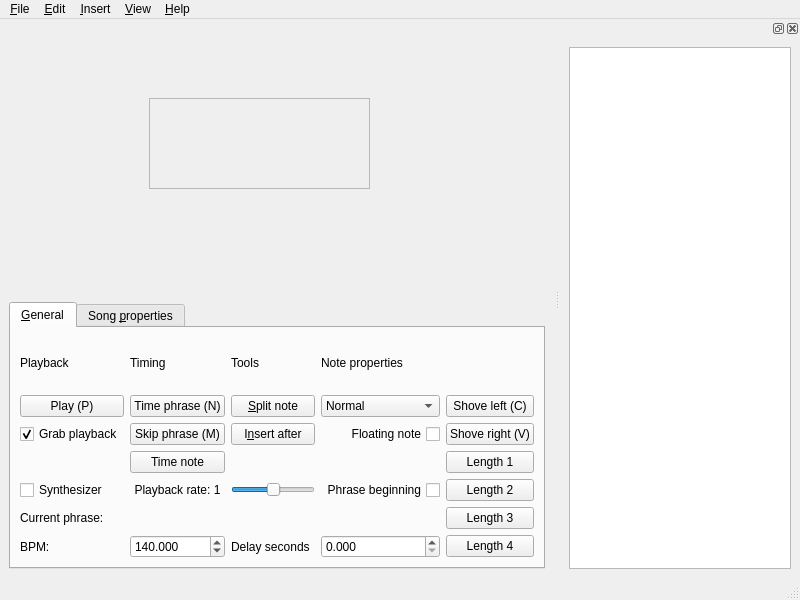
<?xml version="1.0" encoding="UTF-8"?>
<ui version="4.0">
 <class>EditorApp</class>
 <widget class="QMainWindow" name="EditorApp">
  <property name="geometry">
   <rect>
    <x>0</x>
    <y>0</y>
    <width>800</width>
    <height>600</height>
   </rect>
  </property>
  <property name="sizePolicy">
   <sizepolicy hsizetype="MinimumExpanding" vsizetype="MinimumExpanding">
    <horstretch>0</horstretch>
    <verstretch>0</verstretch>
   </sizepolicy>
  </property>
  <property name="minimumSize">
   <size>
    <width>600</width>
    <height>500</height>
   </size>
  </property>
  <property name="windowTitle">
   <string>Editor</string>
  </property>
  <widget class="QWidget" name="centralwidget">
   <layout class="QVBoxLayout" name="verticalLayout_2">
    <item>
     <widget class="QFrame" name="topFrame">
      <property name="sizePolicy">
       <sizepolicy hsizetype="Expanding" vsizetype="Expanding">
        <horstretch>0</horstretch>
        <verstretch>0</verstretch>
       </sizepolicy>
      </property>
      <property name="frameShape">
       <enum>QFrame::NoFrame</enum>
      </property>
      <property name="frameShadow">
       <enum>QFrame::Plain</enum>
      </property>
      <widget class="QScrollArea" name="noteGraphScroller">
       <property name="geometry">
        <rect>
         <x>140</x>
         <y>70</y>
         <width>221</width>
         <height>91</height>
        </rect>
       </property>
       <property name="widgetResizable">
        <bool>true</bool>
       </property>
       <widget class="QWidget" name="noteGraphScrollerContents">
        <property name="geometry">
         <rect>
          <x>0</x>
          <y>0</y>
          <width>219</width>
          <height>89</height>
         </rect>
        </property>
       </widget>
      </widget>
     </widget>
    </item>
    <item>
     <widget class="QTabWidget" name="tabWidget">
      <property name="maximumSize">
       <size>
        <width>16777215</width>
        <height>300</height>
       </size>
      </property>
      <property name="currentIndex">
       <number>0</number>
      </property>
      <widget class="QWidget" name="tabGeneral">
       <attribute name="title">
        <string>&amp;General</string>
       </attribute>
       <attribute name="toolTip">
        <string>General</string>
       </attribute>
       <attribute name="whatsThis">
        <string>This tab contains playback, timing and note manipulation tools.</string>
       </attribute>
       <layout class="QGridLayout" name="gridLayout">
        <item row="0" column="3">
         <widget class="QLabel" name="lblNoteProperties">
          <property name="layoutDirection">
           <enum>Qt::LeftToRight</enum>
          </property>
          <property name="text">
           <string>Note properties</string>
          </property>
         </widget>
        </item>
        <item row="3" column="1">
         <widget class="QPushButton" name="cmdTimeNote">
          <property name="text">
           <string>Time note</string>
          </property>
         </widget>
        </item>
        <item row="4" column="0">
         <widget class="QCheckBox" name="chkSynth">
          <property name="toolTip">
           <string>Synthesize and play notes during playback</string>
          </property>
          <property name="text">
           <string>Synthesizer</string>
          </property>
         </widget>
        </item>
        <item row="2" column="3">
         <widget class="QCheckBox" name="chkFloating">
          <property name="toolTip">
           <string>Floating notes automatically adjust with regards to neighbours</string>
          </property>
          <property name="layoutDirection">
           <enum>Qt::RightToLeft</enum>
          </property>
          <property name="text">
           <string>Floating note</string>
          </property>
         </widget>
        </item>
        <item row="0" column="1">
         <widget class="QLabel" name="lblTiming">
          <property name="text">
           <string>Timing</string>
          </property>
         </widget>
        </item>
        <item row="0" column="0">
         <widget class="QLabel" name="lblPlayback">
          <property name="text">
           <string>Playback</string>
          </property>
         </widget>
        </item>
        <item row="1" column="3">
         <widget class="QComboBox" name="cmbNoteType">
          <property name="toolTip">
           <string>Note type</string>
          </property>
          <property name="statusTip">
           <string>Choose what kind of note the selection should be.</string>
          </property>
          <property name="editable">
           <bool>false</bool>
          </property>
          <item>
           <property name="text">
            <string>Normal</string>
           </property>
          </item>
          <item>
           <property name="text">
            <string>Golden</string>
           </property>
          </item>
          <item>
           <property name="text">
            <string>Freestyle</string>
           </property>
          </item>
         </widget>
        </item>
        <item row="4" column="1">
         <widget class="QLabel" name="labelPlayBackRate">
          <property name="sizePolicy">
           <sizepolicy hsizetype="Minimum" vsizetype="Fixed">
            <horstretch>0</horstretch>
            <verstretch>0</verstretch>
           </sizepolicy>
          </property>
          <property name="text">
           <string>Playback rate: 1</string>
          </property>
          <property name="alignment">
           <set>Qt::AlignCenter</set>
          </property>
         </widget>
        </item>
        <item row="8" column="0">
         <widget class="QLabel" name="labelBPM">
          <property name="layoutDirection">
           <enum>Qt::RightToLeft</enum>
          </property>
          <property name="text">
           <string>BPM:</string>
          </property>
         </widget>
        </item>
        <item row="2" column="2">
         <widget class="QPushButton" name="cmdInsert">
          <property name="toolTip">
           <string>Insert new notes after the selected one</string>
          </property>
          <property name="text">
           <string>I&amp;nsert after</string>
          </property>
         </widget>
        </item>
        <item row="2" column="0">
         <widget class="QCheckBox" name="chkGrabSeekHandle">
          <property name="toolTip">
           <string>Make sure the playback cursor is always visible</string>
          </property>
          <property name="text">
           <string>Grab playback</string>
          </property>
          <property name="checked">
           <bool>true</bool>
          </property>
         </widget>
        </item>
        <item row="8" column="3">
         <widget class="QDoubleSpinBox" name="spinBoxDelay">
          <property name="decimals">
           <number>3</number>
          </property>
          <property name="maximum">
           <double>999.990000000000009</double>
          </property>
          <property name="singleStep">
           <double>0.010000000000000</double>
          </property>
         </widget>
        </item>
        <item row="1" column="1">
         <widget class="QPushButton" name="cmdTimeSentence">
          <property name="toolTip">
           <string>Set selected note start to cursor position and move to next phrase start</string>
          </property>
          <property name="layoutDirection">
           <enum>Qt::LeftToRight</enum>
          </property>
          <property name="text">
           <string>Time phrase (N)</string>
          </property>
          <property name="shortcut">
           <string>N</string>
          </property>
         </widget>
        </item>
        <item row="2" column="1">
         <widget class="QPushButton" name="cmdSkipSentence">
          <property name="toolTip">
           <string>Skip to next phrase start without timing</string>
          </property>
          <property name="text">
           <string>Skip phrase (M)</string>
          </property>
          <property name="shortcut">
           <string>M</string>
          </property>
         </widget>
        </item>
        <item row="1" column="0">
         <widget class="QPushButton" name="cmdPlay">
          <property name="toolTip">
           <string>Play/pause the music file</string>
          </property>
          <property name="text">
           <string>Play (P)</string>
          </property>
          <property name="shortcut">
           <string>P</string>
          </property>
         </widget>
        </item>
        <item row="1" column="2">
         <widget class="QPushButton" name="cmdSplit">
          <property name="toolTip">
           <string>Split selected note into two new ones</string>
          </property>
          <property name="text">
           <string>&amp;Split note</string>
          </property>
         </widget>
        </item>
        <item row="0" column="2">
         <widget class="QLabel" name="lblTools">
          <property name="text">
           <string>Tools</string>
          </property>
         </widget>
        </item>
        <item row="2" column="4">
         <widget class="QPushButton" name="cmdShoveRight">
          <property name="text">
           <string>Shove right (V)</string>
          </property>
          <property name="shortcut">
           <string>V</string>
          </property>
         </widget>
        </item>
        <item row="4" column="2">
         <widget class="QSlider" name="sliderPlaybackRate">
          <property name="sizePolicy">
           <sizepolicy hsizetype="Minimum" vsizetype="Fixed">
            <horstretch>0</horstretch>
            <verstretch>0</verstretch>
           </sizepolicy>
          </property>
          <property name="minimum">
           <number>50</number>
          </property>
          <property name="maximum">
           <number>150</number>
          </property>
          <property name="value">
           <number>100</number>
          </property>
          <property name="orientation">
           <enum>Qt::Horizontal</enum>
          </property>
         </widget>
        </item>
        <item row="4" column="4">
         <widget class="QPushButton" name="cmdLength2">
          <property name="text">
           <string>Length 2</string>
          </property>
          <property name="shortcut">
           <string>2</string>
          </property>
         </widget>
        </item>
        <item row="7" column="0" colspan="4">
         <widget class="QLabel" name="lblCurrentSentence">
          <property name="text">
           <string>Current phrase:</string>
          </property>
         </widget>
        </item>
        <item row="7" column="4">
         <widget class="QPushButton" name="cmdLength3">
          <property name="text">
           <string>Length 3</string>
          </property>
          <property name="shortcut">
           <string>3</string>
          </property>
         </widget>
        </item>
        <item row="1" column="4">
         <widget class="QPushButton" name="cmdShoveLeft">
          <property name="toolTipDuration">
           <number>-4</number>
          </property>
          <property name="text">
           <string>Shove left (C)</string>
          </property>
          <property name="shortcut">
           <string>C</string>
          </property>
         </widget>
        </item>
        <item row="8" column="4">
         <widget class="QPushButton" name="cmdLength4">
          <property name="text">
           <string>Length 4</string>
          </property>
          <property name="shortcut">
           <string>4</string>
          </property>
         </widget>
        </item>
        <item row="3" column="4">
         <widget class="QPushButton" name="cmdLength1">
          <property name="text">
           <string>Length 1</string>
          </property>
          <property name="shortcut">
           <string>1</string>
          </property>
         </widget>
        </item>
        <item row="4" column="3">
         <widget class="QCheckBox" name="chkLineBreak">
          <property name="toolTip">
           <string>Check to start a new phrase with selected note</string>
          </property>
          <property name="layoutDirection">
           <enum>Qt::RightToLeft</enum>
          </property>
          <property name="text">
           <string>Phrase beginning</string>
          </property>
         </widget>
        </item>
        <item row="8" column="2">
         <widget class="QLabel" name="labelDelay">
          <property name="layoutDirection">
           <enum>Qt::RightToLeft</enum>
          </property>
          <property name="text">
           <string>Delay seconds</string>
          </property>
         </widget>
        </item>
        <item row="8" column="1">
         <widget class="QDoubleSpinBox" name="spinBoxBPM">
          <property name="decimals">
           <number>3</number>
          </property>
          <property name="maximum">
           <double>9999.989999999999782</double>
          </property>
          <property name="value">
           <double>140.000000000000000</double>
          </property>
         </widget>
        </item>
       </layout>
      </widget>
      <widget class="QWidget" name="tabSong">
       <attribute name="title">
        <string>Song &amp;properties</string>
       </attribute>
       <attribute name="toolTip">
        <string>Song properties</string>
       </attribute>
       <attribute name="whatsThis">
        <string>This tab lets you to configure the song metadata</string>
       </attribute>
       <layout class="QGridLayout" name="gridLayout_5" columnstretch="10,70,10,20">
        <item row="0" column="0">
         <widget class="QLabel" name="label">
          <property name="text">
           <string>Title</string>
          </property>
         </widget>
        </item>
        <item row="0" column="1">
         <widget class="QLineEdit" name="txtTitle"/>
        </item>
        <item row="0" column="2">
         <widget class="QLabel" name="label_9">
          <property name="text">
           <string>Genre</string>
          </property>
          <property name="alignment">
           <set>Qt::AlignRight|Qt::AlignTrailing|Qt::AlignVCenter</set>
          </property>
         </widget>
        </item>
        <item row="0" column="3">
         <widget class="QLineEdit" name="txtGenre"/>
        </item>
        <item row="1" column="0">
         <widget class="QLabel" name="label_2">
          <property name="text">
           <string>Artist</string>
          </property>
         </widget>
        </item>
        <item row="1" column="1">
         <widget class="QLineEdit" name="txtArtist"/>
        </item>
        <item row="1" column="2">
         <widget class="QLabel" name="label_10">
          <property name="text">
           <string>Year</string>
          </property>
          <property name="alignment">
           <set>Qt::AlignRight|Qt::AlignTrailing|Qt::AlignVCenter</set>
          </property>
         </widget>
        </item>
        <item row="1" column="3">
         <widget class="QLineEdit" name="txtYear"/>
        </item>
        <item row="2" column="0">
         <widget class="QLabel" name="label_7">
          <property name="text">
           <string>Music</string>
          </property>
         </widget>
        </item>
        <item row="2" column="1">
         <widget class="QLabel" name="valMusicFile">
          <property name="toolTip">
           <string>Path to the music file</string>
          </property>
          <property name="text">
           <string>No music</string>
          </property>
         </widget>
        </item>
        <item row="3" column="1">
         <spacer name="verticalSpacer_2">
          <property name="orientation">
           <enum>Qt::Vertical</enum>
          </property>
          <property name="sizeHint" stdset="0">
           <size>
            <width>20</width>
            <height>40</height>
           </size>
          </property>
         </spacer>
        </item>
        <item row="2" column="3">
         <widget class="QPushButton" name="cmdMusicFile">
          <property name="toolTip">
           <string>Change music file...</string>
          </property>
          <property name="text">
           <string>Load music...</string>
          </property>
         </widget>
        </item>
       </layout>
      </widget>
     </widget>
    </item>
   </layout>
  </widget>
  <widget class="QMenuBar" name="menubar">
   <property name="geometry">
    <rect>
     <x>0</x>
     <y>0</y>
     <width>800</width>
     <height>22</height>
    </rect>
   </property>
   <widget class="QMenu" name="menuFile">
    <property name="title">
     <string>&amp;File</string>
    </property>
    <widget class="QMenu" name="menuExport">
     <property name="title">
      <string>Expo&amp;rt</string>
     </property>
     <addaction name="actionSingStarXML"/>
     <addaction name="actionUltraStarTXT"/>
     <addaction name="actionFoFMIDI"/>
     <addaction name="separator"/>
     <addaction name="actionLRC"/>
     <addaction name="actionEnhanced_LRC"/>
     <addaction name="separator"/>
     <addaction name="actionSoramimiTXT"/>
     <addaction name="separator"/>
     <addaction name="actionLyricsToFile"/>
     <addaction name="actionLyricsToClipboard"/>
    </widget>
    <addaction name="actionNew"/>
    <addaction name="actionOpen"/>
    <addaction name="separator"/>
    <addaction name="actionSave"/>
    <addaction name="actionSaveAs"/>
    <addaction name="separator"/>
    <addaction name="menuExport"/>
    <addaction name="separator"/>
    <addaction name="actionExit"/>
   </widget>
   <widget class="QMenu" name="menuEdit">
    <property name="title">
     <string>&amp;Edit</string>
    </property>
    <widget class="QMenu" name="menuPreferences">
     <property name="title">
      <string>P&amp;references</string>
     </property>
     <addaction name="actionAntiAliasing"/>
    </widget>
    <addaction name="actionUndo"/>
    <addaction name="actionRedo"/>
    <addaction name="separator"/>
    <addaction name="actionCut"/>
    <addaction name="actionCopy"/>
    <addaction name="actionPaste"/>
    <addaction name="actionDelete"/>
    <addaction name="separator"/>
    <addaction name="actionSelectAll"/>
    <addaction name="actionSelectAllAfter"/>
    <addaction name="separator"/>
    <addaction name="menuPreferences"/>
   </widget>
   <widget class="QMenu" name="menuHelp">
    <property name="title">
     <string>&amp;Help</string>
    </property>
    <addaction name="actionHelp"/>
    <addaction name="actionGettingStarted"/>
    <addaction name="actionWhatsThis"/>
    <addaction name="separator"/>
    <addaction name="actionAboutQt"/>
    <addaction name="actionAbout"/>
   </widget>
   <widget class="QMenu" name="menuInsert">
    <property name="title">
     <string>&amp;Insert</string>
    </property>
    <addaction name="actionMusicFile"/>
    <addaction name="actionAdditionalMusicFile"/>
    <addaction name="separator"/>
    <addaction name="actionLyricsFromFile"/>
    <addaction name="actionLyricsFromClipboard"/>
    <addaction name="actionLyricsFromLRCFile"/>
   </widget>
   <widget class="QMenu" name="menu_View">
    <property name="title">
     <string>&amp;View</string>
    </property>
    <addaction name="actionZoomIn"/>
    <addaction name="actionZoomOut"/>
    <addaction name="actionResetZoom"/>
   </widget>
   <addaction name="menuFile"/>
   <addaction name="menuEdit"/>
   <addaction name="menuInsert"/>
   <addaction name="menu_View"/>
   <addaction name="menuHelp"/>
  </widget>
  <widget class="QStatusBar" name="statusbar"/>
  <widget class="QDockWidget" name="helpDock">
   <property name="enabled">
    <bool>true</bool>
   </property>
   <attribute name="dockWidgetArea">
    <number>2</number>
   </attribute>
   <widget class="QWidget" name="dockWidgetContents">
    <layout class="QVBoxLayout" name="verticalLayout">
     <item>
      <widget class="QTextBrowser" name="helpBrowser">
       <property name="sizePolicy">
        <sizepolicy hsizetype="Expanding" vsizetype="Expanding">
         <horstretch>0</horstretch>
         <verstretch>0</verstretch>
        </sizepolicy>
       </property>
       <property name="source">
        <url>
         <string>qrc:/docs/helpindex.html</string>
        </url>
       </property>
       <property name="openExternalLinks">
        <bool>true</bool>
       </property>
      </widget>
     </item>
    </layout>
   </widget>
  </widget>
  <action name="actionAbout">
   <property name="text">
    <string>&amp;About...</string>
   </property>
  </action>
  <action name="actionNew">
   <property name="text">
    <string>&amp;New</string>
   </property>
   <property name="shortcut">
    <string>Ctrl+N</string>
   </property>
  </action>
  <action name="actionOpen">
   <property name="text">
    <string>&amp;Open...</string>
   </property>
   <property name="shortcut">
    <string>Ctrl+O</string>
   </property>
  </action>
  <action name="actionSave">
   <property name="text">
    <string>&amp;Save</string>
   </property>
   <property name="shortcut">
    <string>Ctrl+S</string>
   </property>
  </action>
  <action name="actionSaveAs">
   <property name="text">
    <string>S&amp;ave as...</string>
   </property>
  </action>
  <action name="actionExit">
   <property name="text">
    <string>E&amp;xit</string>
   </property>
   <property name="shortcut">
    <string>Ctrl+Q</string>
   </property>
  </action>
  <action name="actionUndo">
   <property name="enabled">
    <bool>false</bool>
   </property>
   <property name="text">
    <string>&amp;Undo</string>
   </property>
   <property name="shortcut">
    <string>Ctrl+Z</string>
   </property>
  </action>
  <action name="actionRedo">
   <property name="enabled">
    <bool>false</bool>
   </property>
   <property name="text">
    <string>&amp;Redo</string>
   </property>
   <property name="shortcut">
    <string>Ctrl+Shift+Z</string>
   </property>
  </action>
  <action name="actionSingStarXML">
   <property name="text">
    <string>&amp;SingStar XML...</string>
   </property>
  </action>
  <action name="actionLyricsToFile">
   <property name="text">
    <string>Lyrics to fi&amp;le...</string>
   </property>
  </action>
  <action name="actionLyricsToClipboard">
   <property name="text">
    <string>Lyrics to &amp;clipboard</string>
   </property>
  </action>
  <action name="actionMusicFile">
   <property name="text">
    <string>&amp;Music file...</string>
   </property>
  </action>
  <action name="actionLyricsFromFile">
   <property name="text">
    <string>Lyrics from fi&amp;le...</string>
   </property>
  </action>
  <action name="actionLyricsFromClipboard">
   <property name="text">
    <string>Lyrics from &amp;clipboard</string>
   </property>
  </action>
  <action name="actionUltraStarTXT">
   <property name="text">
    <string>&amp;UltraStar TXT...</string>
   </property>
  </action>
  <action name="actionFoFMIDI">
   <property name="text">
    <string>&amp;FoF MIDI...</string>
   </property>
  </action>
  <action name="actionWhatsThis">
   <property name="text">
    <string>&amp;What's this?</string>
   </property>
  </action>
  <action name="actionAntiAliasing">
   <property name="checkable">
    <bool>true</bool>
   </property>
   <property name="text">
    <string>&amp;Anti-aliasing</string>
   </property>
   <property name="toolTip">
    <string>Use anti-aliasing for the pitch visualization</string>
   </property>
  </action>
  <action name="actionGettingStarted">
   <property name="text">
    <string>&amp;Getting started</string>
   </property>
  </action>
  <action name="actionSelectAll">
   <property name="text">
    <string>Select &amp;all</string>
   </property>
   <property name="shortcut">
    <string>Ctrl+A</string>
   </property>
  </action>
  <action name="actionCopy">
   <property name="text">
    <string>&amp;Copy</string>
   </property>
   <property name="shortcut">
    <string>Ctrl+C</string>
   </property>
  </action>
  <action name="actionCut">
   <property name="text">
    <string>Cu&amp;t</string>
   </property>
   <property name="shortcut">
    <string>Ctrl+X</string>
   </property>
  </action>
  <action name="actionPaste">
   <property name="text">
    <string>&amp;Paste</string>
   </property>
   <property name="shortcut">
    <string>Ctrl+V</string>
   </property>
  </action>
  <action name="actionDelete">
   <property name="text">
    <string>&amp;Delete</string>
   </property>
   <property name="shortcut">
    <string>Del</string>
   </property>
  </action>
  <action name="actionZoomIn">
   <property name="text">
    <string>Zoom &amp;in</string>
   </property>
   <property name="shortcut">
    <string>Ctrl++</string>
   </property>
  </action>
  <action name="actionZoomOut">
   <property name="text">
    <string>Zoom &amp;out</string>
   </property>
   <property name="shortcut">
    <string>Ctrl+-</string>
   </property>
  </action>
  <action name="actionResetZoom">
   <property name="text">
    <string>&amp;Reset zoom</string>
   </property>
   <property name="shortcut">
    <string>Ctrl+0</string>
   </property>
  </action>
  <action name="actionLRC">
   <property name="text">
    <string>&amp;LRC...</string>
   </property>
  </action>
  <action name="actionHelp">
   <property name="text">
    <string>&amp;Contents</string>
   </property>
   <property name="shortcut">
    <string>F1</string>
   </property>
  </action>
  <action name="actionAboutQt">
   <property name="text">
    <string>About Qt...</string>
   </property>
  </action>
  <action name="actionAdditionalMusicFile">
   <property name="text">
    <string>&amp;Additional music file...</string>
   </property>
  </action>
  <action name="actionLyricsFromLRCFile">
   <property name="text">
    <string>Timed lyrics from LRC/Soramimi file...</string>
   </property>
  </action>
  <action name="actionSelectAllAfter">
   <property name="enabled">
    <bool>false</bool>
   </property>
   <property name="text">
    <string>Select all a&amp;fter</string>
   </property>
  </action>
  <action name="actionSoramimiTXT">
   <property name="text">
    <string>Sora&amp;mimi TXT...</string>
   </property>
  </action>
  <action name="actionEnhanced_LRC">
   <property name="text">
    <string>&amp;Enhanced LRC...</string>
   </property>
  </action>
 </widget>
 <resources/>
 <connections>
  <connection>
   <sender>actionHelp</sender>
   <signal>triggered()</signal>
   <receiver>helpDock</receiver>
   <slot>show()</slot>
   <hints>
    <hint type="sourcelabel">
     <x>-1</x>
     <y>-1</y>
    </hint>
    <hint type="destinationlabel">
     <x>751</x>
     <y>301</y>
    </hint>
   </hints>
  </connection>
 </connections>
</ui>
